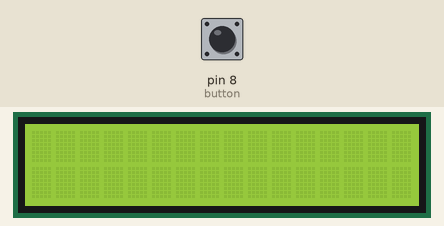
A sketch run on a simulated Arduino Uno, built with avr-gcc and run on an emulated ATmega328P. Parts: 16×2 character LCD. The inputs (shaded band) are chosen by the test bench; at power-on: pin 8 (button) LOW. Random numbers use the default seed unless the sketch sets one; EEPROM starts erased.

Above: at 1.3 s.
1.4 s: pin 8 (button) pulled HIGH for 3.2 s
At 2.3 s:
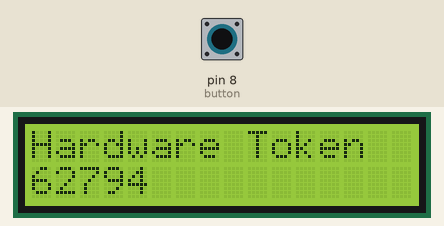
7.6 s: pin 8 (button) pulled HIGH for 0.15 s
10.7 s: pin 8 (button) pulled HIGH for 1 s
At 11.8 s:
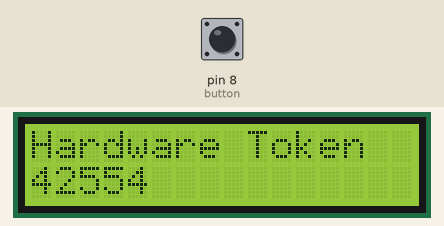
Timing chart, 0 to 13.7 s (numbered marks = the images above; inputs shaded):
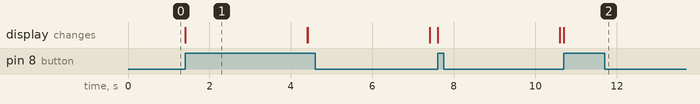

The sketch:

sketch_oct28a.ino
```cpp
#include <limits.h>
#include <LiquidCrystal.h>
#include <avr/eeprom.h>

// Eeprom Class Implementation
class Eeprom {
  public:
    Eeprom(){}

    // Method to read a byte from EEPROM at a specific address
    byte read(unsigned int uiAddress) {
      // Wait for completion of previous write
      while (EECR & (1 << EEPE));

      // Set up address register
      EEAR = uiAddress;

      // Start EEPROM read by writing EERE
      EECR |= (1 << EERE);

      // Return the data from the data register
      return EEDR;
    }

    // Method to write a byte to EEPROM at a specific address
    void write(unsigned int uiAddress, unsigned char data) {
      // Wait for completion of previous write
      while (EECR & (1 << EEPE));

      // Set up address register
      EEAR = uiAddress;
      // Set up data register
      EEDR = data;

      // Write logical 1 to EEMPE to enable master write
      EECR |= (1 << EEMPE);

      // Start EEPROM write by setting EEPE
      EECR |= (1 << EEPE);
    }
};

// Button Class Implementation
class Button {
  public:
    // Constructor for button initialization
    Button(unsigned short pin) : buttonPin(pin), debounceDelay(50), lastDebounceTime(0) {
      pinMode(buttonPin, INPUT);
    }

    // Method to check if the button was pushed with debouncing
    bool hasBeenPushed() {
      bool buttonState = digitalRead(buttonPin);
      unsigned long currentTime = millis();

      // Check if button state has changed and debounce
      if (buttonState && (currentTime - lastDebounceTime > debounceDelay)) {
        lastDebounceTime = currentTime; // Update last debounce time
        return true;
      }
      return false;
    }

  private:
    unsigned short buttonPin;
    unsigned long debounceDelay;
    unsigned long lastDebounceTime;
};

// Constants
const unsigned short EEPROM_START_ADDRESS = 0;
const unsigned short MAX = USHRT_MAX;
const unsigned short MIN = 10000;

// LCD Pins: rs, enable, d4, d5, d6, d7
LiquidCrystal lcd(12, 11, 5, 4, 3, 2);
Eeprom eeprom;
Button button(8);  // Assume the button is connected to pin 8

unsigned short tokens[10];
unsigned long lastTokenChange = 0;
unsigned int currentTokenIndex = 0;

// Function to generate and store tokens
void generateTokens() {
  for (int i = 0; i < 10; i++) {
    // Generate a random number between MIN and MAX
    unsigned short token = random(MIN, MAX);

    // Store the token in EEPROM by splitting into high and low bytes
    byte highByte = (token >> 8) & 0xFF; // High bits (8-15)
    byte lowByte = token & 0xFF;         // Low bits (0-7)

    eeprom.write(EEPROM_START_ADDRESS + (i * 2), highByte);
    eeprom.write(EEPROM_START_ADDRESS + (i * 2) + 1, lowByte);
  }
}

// Function to read token from EEPROM
unsigned short readTokenFromEEPROM(int index) {
  byte highByte = eeprom.read(EEPROM_START_ADDRESS + (index * 2));
  byte lowByte = eeprom.read(EEPROM_START_ADDRESS + (index * 2) + 1);

  return (highByte << 8) | lowByte;  // Combine the high and low bytes
}

void setup() {
  // Initialize the LCD
  lcd.begin(16, 2);
  lcd.clear();

  // Seed the random number generator
  randomSeed(analogRead(0));

  // Generate and store the tokens in EEPROM
  generateTokens();
}

void loop() {
  // Check if the button has been pushed
  if (button.hasBeenPushed()) {
    // Read the current token from EEPROM
    unsigned short token = readTokenFromEEPROM(currentTokenIndex);

    // Display the token on the LCD
    lcd.setCursor(0, 0);
    lcd.print("Hardware Token");
    lcd.setCursor(0, 1);
    lcd.print(token);

    // Wait for 3 seconds, then clear the LCD
    delay(3000);
    lcd.clear();
  }

  // Update token every 10 seconds
  if (millis() - lastTokenChange > 10000) {
    lastTokenChange = millis();

    // Move to the next token (wrap around after 10 tokens)
    currentTokenIndex = (currentTokenIndex + 1) % 10;
  }
}
```

Measured:
- after the input at 1.4 s, the display: changes at once (image 1)
- after the input at 10.7 s, the display: changes at once (image 2)
- what the display in image 1 shows lasts 3.0 s, from 1.4 s to 4.4 s
